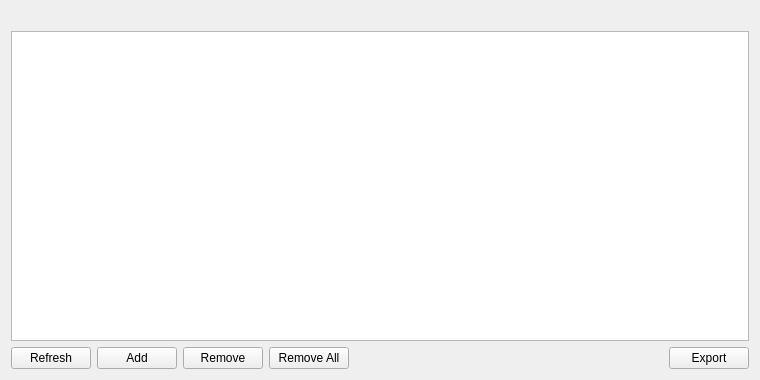
<?xml version="1.0" encoding="UTF-8"?>
<ui version="4.0">
 <class>EditWhitelistOfferDialog</class>
 <widget class="QWidget" name="EditWhitelistOfferDialog">
  <property name="geometry">
   <rect>
    <x>0</x>
    <y>0</y>
    <width>760</width>
    <height>380</height>
   </rect>
  </property>
  <property name="windowTitle">
   <string>Manage Affiliates</string>
  </property>
  <layout class="QVBoxLayout" name="verticalLayout">
   <item>
    <widget class="QLabel" name="labelExplanation">
     <property name="textFormat">
      <enum>Qt::PlainText</enum>
     </property>
     <property name="wordWrap">
      <bool>true</bool>
     </property>
    </widget>
   </item>
   <item>
    <widget class="QTableView" name="tableView">
     <property name="contextMenuPolicy">
      <enum>Qt::CustomContextMenu</enum>
     </property>
     <property name="toolTip">
      <string/>
     </property>
     <property name="tabKeyNavigation">
      <bool>false</bool>
     </property>
     <property name="alternatingRowColors">
      <bool>true</bool>
     </property>
     <property name="selectionMode">
      <enum>QAbstractItemView::SingleSelection</enum>
     </property>
     <property name="selectionBehavior">
      <enum>QAbstractItemView::SelectRows</enum>
     </property>
     <property name="sortingEnabled">
      <bool>true</bool>
     </property>
     <attribute name="verticalHeaderVisible">
      <bool>false</bool>
     </attribute>
    </widget>
   </item>
   <item>
    <layout class="QHBoxLayout" name="horizontalLayout">
     <item>
      <widget class="QPushButton" name="refreshButton">
       <property name="maximumSize">
        <size>
         <width>16777215</width>
         <height>48</height>
        </size>
       </property>
       <property name="toolTip">
        <string>Refresh affiliate list</string>
       </property>
       <property name="text">
        <string>Refresh</string>
       </property>
      </widget>
     </item>
     <item>
      <widget class="QPushButton" name="newEntry">
       <property name="toolTip">
        <string>Add a new affiliate</string>
       </property>
       <property name="text">
        <string>Add</string>
       </property>
      </widget>
     </item>
     <item>
      <widget class="QPushButton" name="removeButton">
       <property name="toolTip">
        <string>Remove an affiliate</string>
       </property>
       <property name="text">
        <string>Remove</string>
       </property>
      </widget>
     </item>
     <item>
      <widget class="QPushButton" name="removeAllButton">
       <property name="toolTip">
        <string>Remove all affiliates</string>
       </property>
       <property name="text">
        <string>Remove All</string>
       </property>
      </widget>
     </item>
     <item>
      <spacer name="horizontalSpacer">
       <property name="orientation">
        <enum>Qt::Horizontal</enum>
       </property>
       <property name="sizeHint" stdset="0">
        <size>
         <width>40</width>
         <height>20</height>
        </size>
       </property>
      </spacer>
     </item>
     <item>
      <widget class="QPushButton" name="exportButton">
       <property name="toolTip">
        <string>Export the data in the current tab to a file</string>
       </property>
       <property name="text">
        <string>Export</string>
       </property>
      </widget>
     </item>
    </layout>
   </item>
  </layout>
 </widget>
 <resources>
  <include location="../gtacoin.qrc"/>
 </resources>
 <connections/>
</ui>
